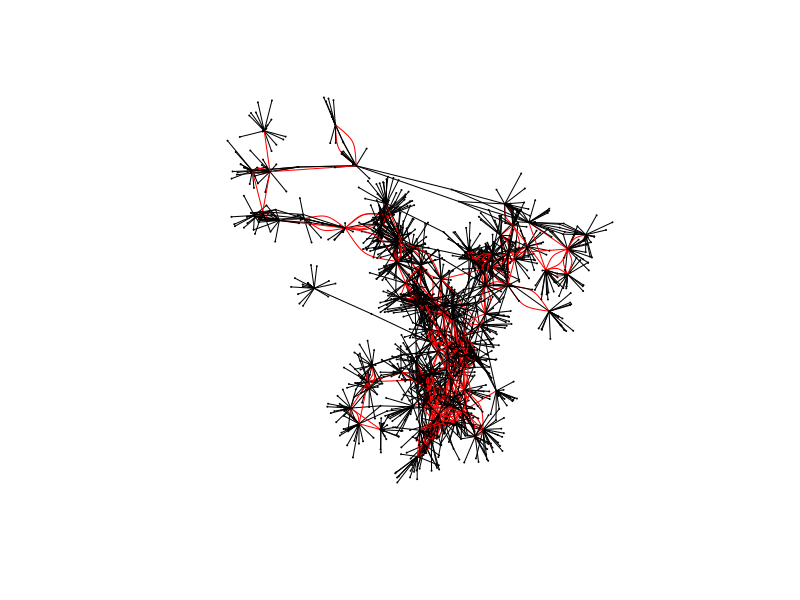

R code for this plot: (Note: this script raises an error after producing the figure.)
# Load the igraph and foreign packages (install if needed)
# Edited. See original: http://www.r-bloggers.com/music-network-visualization/

require(igraph)
require(foreign)
lastfm<-read.csv("./data/sna/lastfm_network_ad.csv", header=T,
                 encoding="UTF-8") #Load the dataset

lastfm$include<-ifelse(lastfm$Similar %in% lastfm$Artist==T,1,0) #Index the links between artists in the library
lastfm.network<-graph.data.frame(lastfm, directed=F) #Import as a graph

last.attr<-lastfm[-which(duplicated(lastfm$Artist)),c(5,3,4) ] #Create some attributes
V(lastfm.network)[1:106]$listeners<-last.attr[,2]
V(lastfm.network)[107:length(V(lastfm.network))]$listeners<-NA
V(lastfm.network)[1:106]$tag<-last.attr[,3]
V(lastfm.network)[107:length(V(lastfm.network))]$tag<-NA #Attach the attributes to the artist from the library (only)
V(lastfm.network)$label.cex$tag<-ifelse(V(lastfm.network)$listeners>1200000, 1.4, 
                                        (ifelse(V(lastfm.network)$listeners>500000, 1.2,
                                                (ifelse(V(lastfm.network)$listeners>100000, 1.1,
                                                        (ifelse(V(lastfm.network)$listeners>50000, 1, 0.8))))))) #Scale the size of labels by the relative popularity

V(lastfm.network)$color<-"blue" #Set the color of the dots
V(lastfm.network)$size<-0.1 #Set the size of the dots
V(lastfm.network)$label.color<-NA
V(lastfm.network)[1:106]$label.color<-"blue" #Only the artists from the library should be in white, the rest are not needed

E(lastfm.network)[ include==0 ]$color<-"black" 
E(lastfm.network)[ include==1 ]$color<-"red" #Color edges between artists in the library red, the rest are not needed

# fix(tkplot) # Add manually to the function an argument for the background color of the canvas and set it to black (bg=black)
# Plot the graph and adjust as needed
plot(lastfm.network, vertex.label=V(lastfm.network)$name, layout=layout.fruchterman.reingold)
